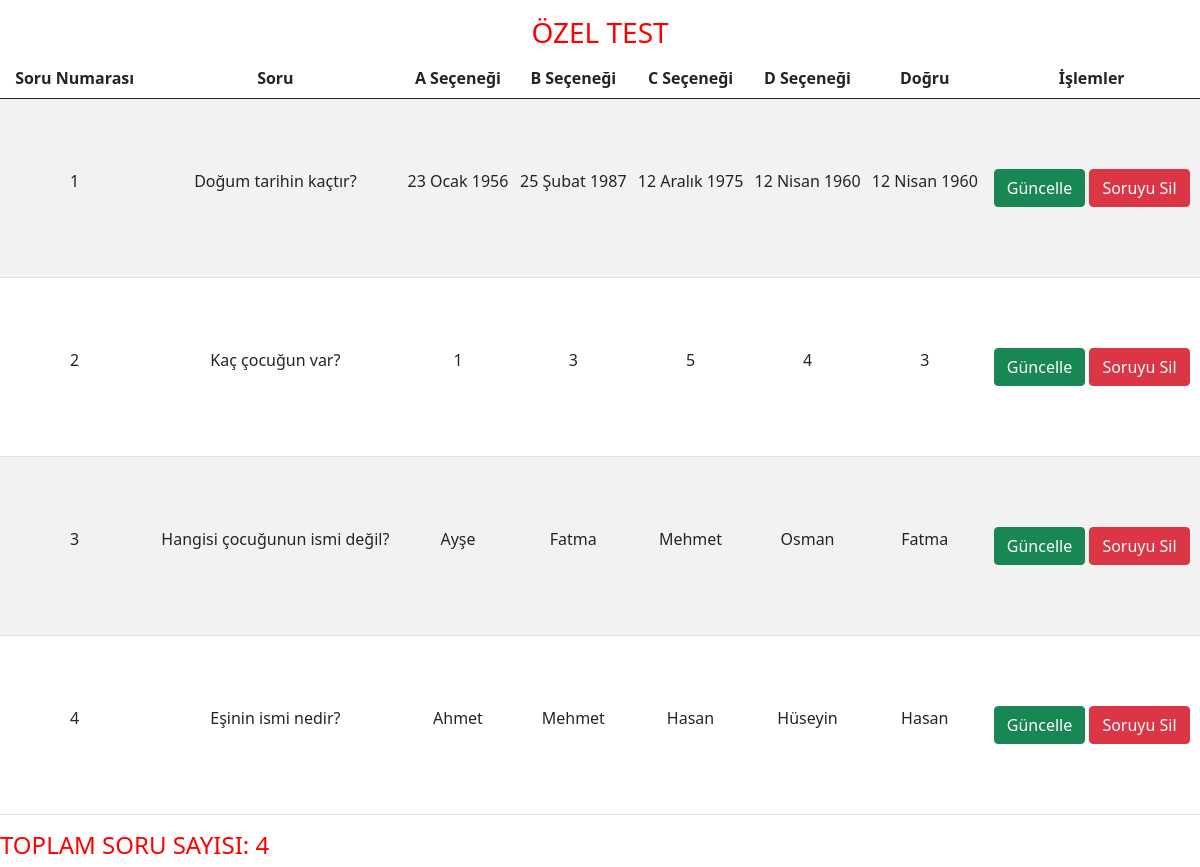
The page /ozel_soru.php?id=13 on the database its author committed.
### tables this page shows
CREATE TABLE `ozel_test` (
  `id` int(11) NOT NULL,
  `soru` text NOT NULL,
  `a` text NOT NULL,
  `b` text NOT NULL,
  `c` text NOT NULL,
  `d` text NOT NULL,
  `dogru` text NOT NULL,
  `kullanici_id` int(11) NOT NULL
);

### ozel_soru.php (the view, shortened to what this page needs)
<!doctype html>
<html lang="en">
  <head>
    <link href="https://cdn.jsdelivr.net/npm/bootstrap@5.0.2/dist/css/bootstrap.min.css" rel="stylesheet">
  </head>
  <body>
    <?php
    include("baglanti.php");
    $id=$_GET["id"];?>
  <div class="row">
                <h3 class="text-center mt-3" style="color:red;">ÖZEL TEST</h3>
            <div class="col-md-12">
                <table class="table table-hover table-striped" style="text-align: center;">
                    <thead>
                         <th>Soru Numarası</th>
                         <th>Soru</th>
                         <th>A Seçeneği</th>
                         <th>B Seçeneği</th>
                         <th>C Seçeneği</th>
                         <th>D Seçeneği</th>
                         <th>Doğru</th>
                        <th>İşlemler</th>
                    </thead>
                    <tbody>
                        <?php
                        $i=0;
                           $rows = $conn->query("SELECT * FROM ozel_test WHERE kullanici_id=$id");
                           foreach ($rows as $row) { $i++;?>
                        <tr>
                        <td style=" padding: 70px 0; text-align: center;"><?php echo $i;?></td>
                            <td style=" padding: 70px 0; text-align: center;"><?php echo $row["soru"]?></td>
                            <td style=" padding: 70px 0; text-align: center;"><?php echo $row["a"]?></td>
                            <td style=" padding: 70px 0; text-align: center;"><?php echo $row["b"]?></td>
                            <td style=" padding: 70px 0; text-align: center;"><?php echo $row["c"]?></td>
                            <td style=" padding: 70px 0; text-align: center;"><?php echo $row["d"]?></td>
                            <td style=" padding: 70px 0; text-align: center;"><?php echo $row["dogru"]?></td>
                              <td style=" padding: 70px 0; text-align: center;">
                                <a href='ozel_test_guncelle.php?id=<?php echo $row["id"]?>' class="btn btn-success">Güncelle</a>
                                <a onClick="sil(<?php echo $row['id']?>,<?php echo $id;?>)" class="btn btn-danger">Soruyu Sil</a>
                            </td>
                        </tr>
                        <?php } ?>
                    </tbody>
                </table><div class="col-md-12">
                <h4 class="mt-3" style="color:red;">TOPLAM SORU SAYISI: <?php echo $i?></h4>
            </div>
            </div>
        </div>
  </body>
</html>

### rows shown on the page
ozel_test: soru "Doğum tarihin kaçtır?", a "23 Ocak 1956", b "25 Şubat 1987", c "12 Aralık 1975", d "12 Nisan 1960", dogru "12 Nisan 1960"
ozel_test: soru "Kaç çocuğun var?", a "1", b "3", c "5", d "4", dogru "3"
ozel_test: soru "Hangisi çocuğunun ismi değil?", a "Ayşe", b "Fatma", c "Mehmet", d "Osman", dogru "Fatma"
ozel_test: soru "Eşinin ismi nedir?", a "Ahmet", b "Mehmet", c "Hasan", d "Hüseyin", dogru "Hasan"

### other values the page prints
$i "4"
